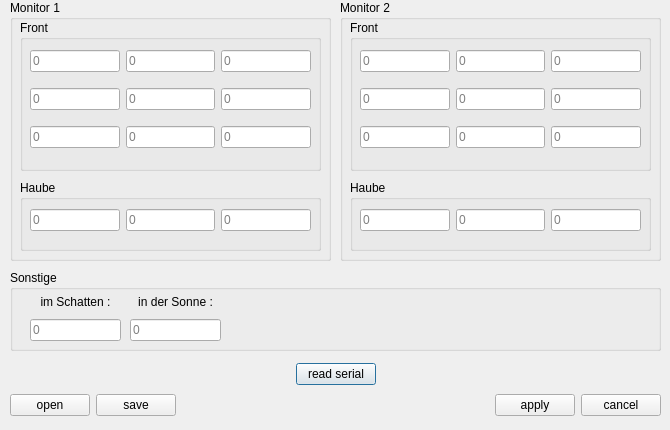
<?xml version="1.0" encoding="UTF-8"?>
<ui version="4.0">
 <class>SensorDialog</class>
 <widget class="QDialog" name="SensorDialog">
  <property name="geometry">
   <rect>
    <x>0</x>
    <y>0</y>
    <width>670</width>
    <height>430</height>
   </rect>
  </property>
  <property name="minimumSize">
   <size>
    <width>670</width>
    <height>430</height>
   </size>
  </property>
  <property name="maximumSize">
   <size>
    <width>670</width>
    <height>430</height>
   </size>
  </property>
  <property name="windowTitle">
   <string>Dialog</string>
  </property>
  <widget class="QGroupBox" name="monitorBox">
   <property name="geometry">
    <rect>
     <x>10</x>
     <y>0</y>
     <width>321</width>
     <height>261</height>
    </rect>
   </property>
   <property name="title">
    <string>Monitor 1</string>
   </property>
   <widget class="QGroupBox" name="frontBox">
    <property name="geometry">
     <rect>
      <x>10</x>
      <y>20</y>
      <width>301</width>
      <height>151</height>
     </rect>
    </property>
    <property name="title">
     <string>Front</string>
    </property>
    <widget class="QWidget" name="gridLayoutWidget">
     <property name="geometry">
      <rect>
       <x>10</x>
       <y>20</y>
       <width>281</width>
       <height>121</height>
      </rect>
     </property>
     <layout class="QGridLayout" name="gridLayout">
      <item row="1" column="1">
       <widget class="MyLineEdit" name="lineEdit_15">
        <property name="readOnly">
         <bool>false</bool>
        </property>
        <property name="placeholderText">
         <string>0</string>
        </property>
       </widget>
      </item>
      <item row="0" column="2">
       <widget class="MyLineEdit" name="lineEdit_13">
        <property name="cursorPosition">
         <number>0</number>
        </property>
        <property name="readOnly">
         <bool>false</bool>
        </property>
        <property name="placeholderText">
         <string>0</string>
        </property>
       </widget>
      </item>
      <item row="0" column="1">
       <widget class="MyLineEdit" name="lineEdit_12">
        <property name="cursorPosition">
         <number>0</number>
        </property>
        <property name="readOnly">
         <bool>false</bool>
        </property>
        <property name="placeholderText">
         <string>0</string>
        </property>
       </widget>
      </item>
      <item row="1" column="0">
       <widget class="MyLineEdit" name="lineEdit_14">
        <property name="readOnly">
         <bool>false</bool>
        </property>
        <property name="placeholderText">
         <string>0</string>
        </property>
       </widget>
      </item>
      <item row="1" column="2">
       <widget class="MyLineEdit" name="lineEdit_16">
        <property name="readOnly">
         <bool>false</bool>
        </property>
        <property name="placeholderText">
         <string>0</string>
        </property>
       </widget>
      </item>
      <item row="0" column="0">
       <widget class="MyLineEdit" name="lineEdit_11">
        <property name="text">
         <string/>
        </property>
        <property name="frame">
         <bool>true</bool>
        </property>
        <property name="readOnly">
         <bool>false</bool>
        </property>
        <property name="placeholderText">
         <string>0</string>
        </property>
        <property name="cursorMoveStyle">
         <enum>Qt::VisualMoveStyle</enum>
        </property>
       </widget>
      </item>
      <item row="2" column="0">
       <widget class="MyLineEdit" name="lineEdit_17">
        <property name="readOnly">
         <bool>false</bool>
        </property>
        <property name="placeholderText">
         <string>0</string>
        </property>
       </widget>
      </item>
      <item row="2" column="1">
       <widget class="MyLineEdit" name="lineEdit_18">
        <property name="readOnly">
         <bool>false</bool>
        </property>
        <property name="placeholderText">
         <string>0</string>
        </property>
       </widget>
      </item>
      <item row="2" column="2">
       <widget class="MyLineEdit" name="lineEdit_19">
        <property name="readOnly">
         <bool>false</bool>
        </property>
        <property name="placeholderText">
         <string>0</string>
        </property>
       </widget>
      </item>
     </layout>
    </widget>
   </widget>
   <widget class="QGroupBox" name="backBox">
    <property name="geometry">
     <rect>
      <x>10</x>
      <y>180</y>
      <width>301</width>
      <height>71</height>
     </rect>
    </property>
    <property name="title">
     <string>Haube</string>
    </property>
    <widget class="QWidget" name="horizontalLayoutWidget_3">
     <property name="geometry">
      <rect>
       <x>10</x>
       <y>20</y>
       <width>281</width>
       <height>41</height>
      </rect>
     </property>
     <layout class="QHBoxLayout" name="horizontalLayout_4">
      <item>
       <widget class="MyLineEdit" name="lineEdit_110">
        <property name="readOnly">
         <bool>false</bool>
        </property>
        <property name="placeholderText">
         <string>0</string>
        </property>
       </widget>
      </item>
      <item>
       <widget class="MyLineEdit" name="lineEdit_111">
        <property name="readOnly">
         <bool>false</bool>
        </property>
        <property name="placeholderText">
         <string>0</string>
        </property>
       </widget>
      </item>
      <item>
       <widget class="MyLineEdit" name="lineEdit_112">
        <property name="readOnly">
         <bool>false</bool>
        </property>
        <property name="placeholderText">
         <string>0</string>
        </property>
       </widget>
      </item>
     </layout>
    </widget>
   </widget>
  </widget>
  <widget class="QWidget" name="verticalLayoutWidget">
   <property name="geometry">
    <rect>
     <x>10</x>
     <y>360</y>
     <width>651</width>
     <height>61</height>
    </rect>
   </property>
   <layout class="QVBoxLayout" name="verticalLayout">
    <item>
     <layout class="QHBoxLayout" name="horizontalLayout">
      <item>
       <spacer name="horizontalSpacer_3">
        <property name="orientation">
         <enum>Qt::Horizontal</enum>
        </property>
        <property name="sizeHint" stdset="0">
         <size>
          <width>40</width>
          <height>20</height>
         </size>
        </property>
       </spacer>
      </item>
      <item>
       <widget class="QPushButton" name="readButton">
        <property name="text">
         <string>read serial</string>
        </property>
       </widget>
      </item>
      <item>
       <spacer name="horizontalSpacer_2">
        <property name="orientation">
         <enum>Qt::Horizontal</enum>
        </property>
        <property name="sizeHint" stdset="0">
         <size>
          <width>40</width>
          <height>20</height>
         </size>
        </property>
       </spacer>
      </item>
     </layout>
    </item>
    <item>
     <layout class="QHBoxLayout" name="horizontalLayout_3">
      <item>
       <widget class="QPushButton" name="openButton">
        <property name="text">
         <string>open</string>
        </property>
       </widget>
      </item>
      <item>
       <widget class="QPushButton" name="saveButton">
        <property name="text">
         <string>save</string>
        </property>
       </widget>
      </item>
      <item>
       <spacer name="horizontalSpacer">
        <property name="orientation">
         <enum>Qt::Horizontal</enum>
        </property>
        <property name="sizeHint" stdset="0">
         <size>
          <width>40</width>
          <height>20</height>
         </size>
        </property>
       </spacer>
      </item>
      <item>
       <widget class="QPushButton" name="applyButton">
        <property name="text">
         <string>apply</string>
        </property>
       </widget>
      </item>
      <item>
       <widget class="QPushButton" name="cancelButton">
        <property name="text">
         <string>cancel</string>
        </property>
       </widget>
      </item>
     </layout>
    </item>
   </layout>
  </widget>
  <widget class="QGroupBox" name="monitorBox_2">
   <property name="geometry">
    <rect>
     <x>340</x>
     <y>0</y>
     <width>321</width>
     <height>261</height>
    </rect>
   </property>
   <property name="title">
    <string>Monitor 2</string>
   </property>
   <widget class="QGroupBox" name="frontBox_2">
    <property name="geometry">
     <rect>
      <x>10</x>
      <y>20</y>
      <width>301</width>
      <height>151</height>
     </rect>
    </property>
    <property name="title">
     <string>Front</string>
    </property>
    <widget class="QWidget" name="gridLayoutWidget_2">
     <property name="geometry">
      <rect>
       <x>10</x>
       <y>20</y>
       <width>281</width>
       <height>121</height>
      </rect>
     </property>
     <layout class="QGridLayout" name="gridLayout_2">
      <item row="1" column="1">
       <widget class="MyLineEdit" name="lineEdit_25">
        <property name="readOnly">
         <bool>false</bool>
        </property>
        <property name="placeholderText">
         <string>0</string>
        </property>
       </widget>
      </item>
      <item row="0" column="2">
       <widget class="MyLineEdit" name="lineEdit_23">
        <property name="readOnly">
         <bool>false</bool>
        </property>
        <property name="placeholderText">
         <string>0</string>
        </property>
       </widget>
      </item>
      <item row="0" column="1">
       <widget class="MyLineEdit" name="lineEdit_22">
        <property name="readOnly">
         <bool>false</bool>
        </property>
        <property name="placeholderText">
         <string>0</string>
        </property>
       </widget>
      </item>
      <item row="1" column="0">
       <widget class="MyLineEdit" name="lineEdit_24">
        <property name="readOnly">
         <bool>false</bool>
        </property>
        <property name="placeholderText">
         <string>0</string>
        </property>
       </widget>
      </item>
      <item row="1" column="2">
       <widget class="MyLineEdit" name="lineEdit_26">
        <property name="readOnly">
         <bool>false</bool>
        </property>
        <property name="placeholderText">
         <string>0</string>
        </property>
       </widget>
      </item>
      <item row="0" column="0">
       <widget class="MyLineEdit" name="lineEdit_21">
        <property name="text">
         <string/>
        </property>
        <property name="readOnly">
         <bool>false</bool>
        </property>
        <property name="placeholderText">
         <string>0</string>
        </property>
       </widget>
      </item>
      <item row="2" column="0">
       <widget class="MyLineEdit" name="lineEdit_27">
        <property name="readOnly">
         <bool>false</bool>
        </property>
        <property name="placeholderText">
         <string>0</string>
        </property>
       </widget>
      </item>
      <item row="2" column="1">
       <widget class="MyLineEdit" name="lineEdit_28">
        <property name="readOnly">
         <bool>false</bool>
        </property>
        <property name="placeholderText">
         <string>0</string>
        </property>
       </widget>
      </item>
      <item row="2" column="2">
       <widget class="MyLineEdit" name="lineEdit_29">
        <property name="readOnly">
         <bool>false</bool>
        </property>
        <property name="placeholderText">
         <string>0</string>
        </property>
       </widget>
      </item>
     </layout>
    </widget>
   </widget>
   <widget class="QGroupBox" name="backBox_2">
    <property name="geometry">
     <rect>
      <x>10</x>
      <y>180</y>
      <width>301</width>
      <height>71</height>
     </rect>
    </property>
    <property name="title">
     <string>Haube</string>
    </property>
    <widget class="QWidget" name="horizontalLayoutWidget_4">
     <property name="geometry">
      <rect>
       <x>10</x>
       <y>20</y>
       <width>281</width>
       <height>41</height>
      </rect>
     </property>
     <layout class="QHBoxLayout" name="horizontalLayout_5">
      <item>
       <widget class="MyLineEdit" name="lineEdit_210">
        <property name="readOnly">
         <bool>false</bool>
        </property>
        <property name="placeholderText">
         <string>0</string>
        </property>
       </widget>
      </item>
      <item>
       <widget class="MyLineEdit" name="lineEdit_211">
        <property name="readOnly">
         <bool>false</bool>
        </property>
        <property name="placeholderText">
         <string>0</string>
        </property>
       </widget>
      </item>
      <item>
       <widget class="MyLineEdit" name="lineEdit_212">
        <property name="readOnly">
         <bool>false</bool>
        </property>
        <property name="placeholderText">
         <string>0</string>
        </property>
       </widget>
      </item>
     </layout>
    </widget>
   </widget>
  </widget>
  <widget class="QGroupBox" name="otherBox">
   <property name="geometry">
    <rect>
     <x>10</x>
     <y>270</y>
     <width>651</width>
     <height>81</height>
    </rect>
   </property>
   <property name="title">
    <string>Sonstige</string>
   </property>
   <widget class="QWidget" name="verticalLayoutWidget_2">
    <property name="geometry">
     <rect>
      <x>20</x>
      <y>20</y>
      <width>91</width>
      <height>51</height>
     </rect>
    </property>
    <layout class="QVBoxLayout" name="verticalLayout_2">
     <item>
      <widget class="QLabel" name="label">
       <property name="text">
        <string>im Schatten :</string>
       </property>
       <property name="alignment">
        <set>Qt::AlignCenter</set>
       </property>
      </widget>
     </item>
     <item>
      <widget class="MyLineEdit" name="lineEdit_31">
       <property name="readOnly">
        <bool>false</bool>
       </property>
       <property name="placeholderText">
        <string>0</string>
       </property>
      </widget>
     </item>
    </layout>
   </widget>
   <widget class="QWidget" name="verticalLayoutWidget_3">
    <property name="geometry">
     <rect>
      <x>120</x>
      <y>20</y>
      <width>91</width>
      <height>51</height>
     </rect>
    </property>
    <layout class="QVBoxLayout" name="verticalLayout_3">
     <item>
      <widget class="QLabel" name="label_2">
       <property name="text">
        <string>in der Sonne :</string>
       </property>
       <property name="alignment">
        <set>Qt::AlignCenter</set>
       </property>
      </widget>
     </item>
     <item>
      <widget class="MyLineEdit" name="lineEdit_32">
       <property name="readOnly">
        <bool>false</bool>
       </property>
       <property name="placeholderText">
        <string>0</string>
       </property>
      </widget>
     </item>
    </layout>
   </widget>
  </widget>
 </widget>
 <customwidgets>
  <customwidget>
   <class>MyLineEdit</class>
   <extends>QLineEdit</extends>
   <header>SensorDialog.h</header>
  </customwidget>
 </customwidgets>
 <resources/>
 <connections/>
</ui>
